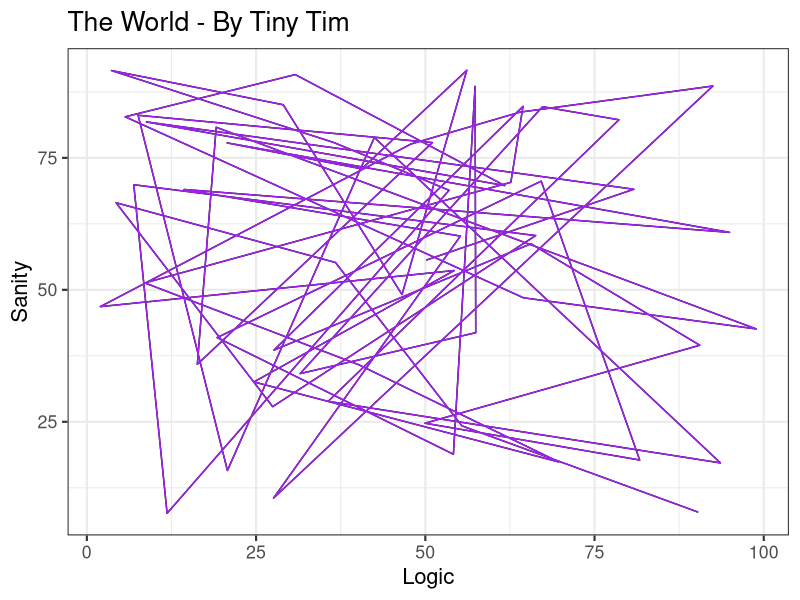
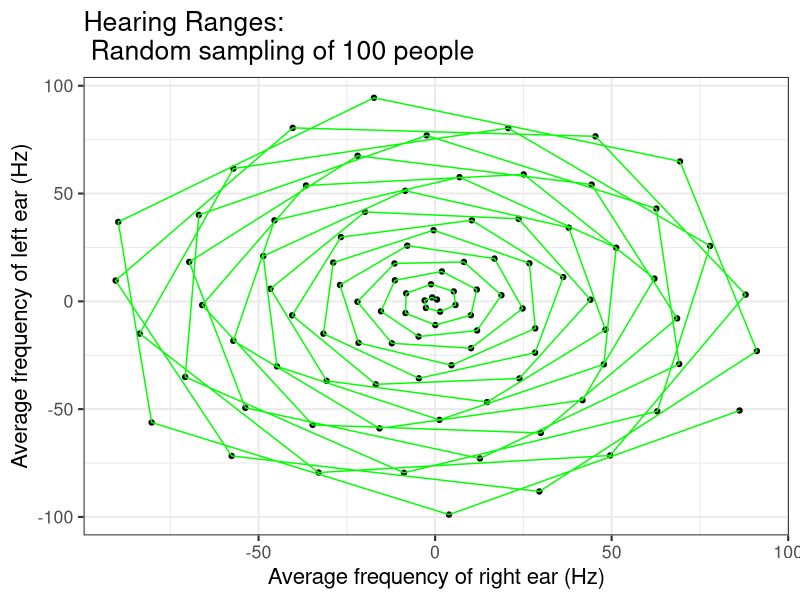

R code for these plots, in order: (Note: this script raises an error after producing the figures.)
## ---- chunk 1
library(ggplot2)
logic <- runif(60, 1, 100)
sanity <- runif(60, 1, 100)
qplot(logic, sanity, geom="path", xlab = "Logic", ylab = "Sanity", main="The World - By Tiny Tim") + theme(legend.position = "none")+geom_path(colour = "purple")+
  theme_bw(base_size=16)
## ---- chunk 2
t=c(1:100)
x = t*cos(t)
y = t*sin(t)
qplot(x,y,xlab="Average frequency of right ear (Hz)", ylab = "Average frequency of left ear (Hz)", geom="point", main = "Hearing Ranges:\n Random sampling of 100 people")+geom_path(colour = "green")+theme_bw(base_size=16)
## ---- chunk 3
x = c(1:100)
y = seq(1, 1000, 10)
qplot(x, y, geom="bar", xlab ="Person", ylab ="Height (ft)", main = "Utter Abnormality:\n Random sampling of 100 people", stat="identity", fill=as.factor(x)) + theme(legend.position = "none")+theme_bw(base_size=16)
## ---- chunk 4
x <- seq(-4, 4, length=100)
y <- dnorm(x)
df<-data.frame(x,y)
library(ggplot2)
ggplot(df,aes(x, y))+geom_line(size=0.5)+ylab("Density")+xlab("Value")+
  labs(title="Normal Curve")+theme_bw(base_size=16)
